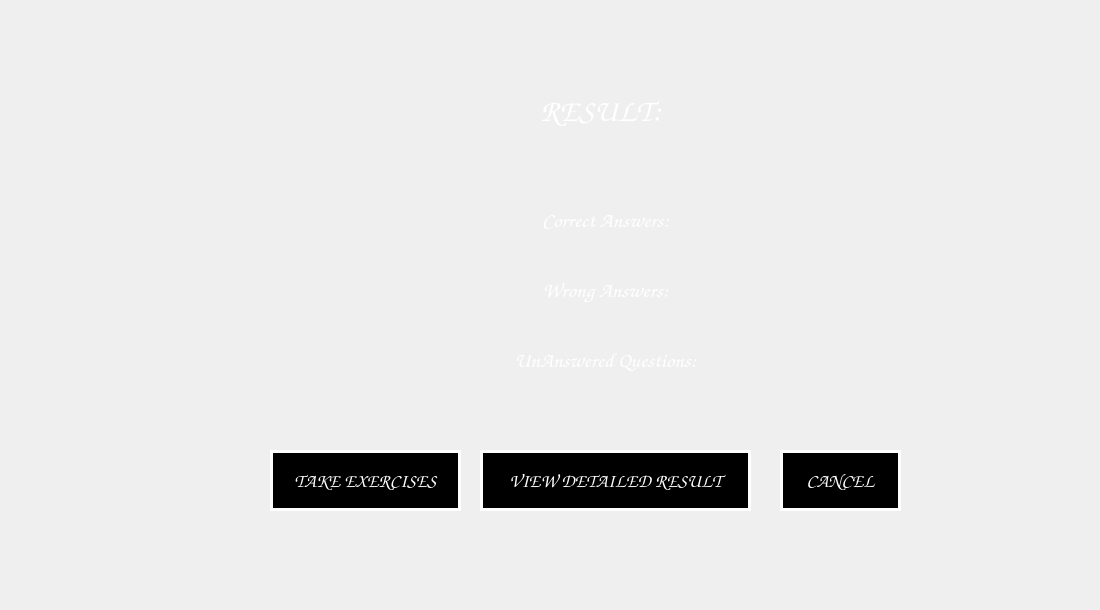
<?xml version="1.0" encoding="UTF-8"?>
<ui version="4.0">
 <class>viewResult</class>
 <widget class="QWidget" name="viewResult">
  <property name="geometry">
   <rect>
    <x>0</x>
    <y>0</y>
    <width>1100</width>
    <height>610</height>
   </rect>
  </property>
  <property name="windowTitle">
   <string>viewResult</string>
  </property>
  <widget class="QLabel" name="username">
   <property name="geometry">
    <rect>
     <x>290</x>
     <y>20</y>
     <width>141</width>
     <height>51</height>
    </rect>
   </property>
   <property name="font">
    <font>
     <family>Comic Sans MS</family>
     <pointsize>18</pointsize>
     <weight>75</weight>
     <bold>true</bold>
    </font>
   </property>
   <property name="styleSheet">
    <string notr="true">color:white;</string>
   </property>
   <property name="text">
    <string/>
   </property>
  </widget>
  <widget class="QLabel" name="label">
   <property name="geometry">
    <rect>
     <x>470</x>
     <y>90</y>
     <width>261</width>
     <height>41</height>
    </rect>
   </property>
   <property name="font">
    <font>
     <family>Comic Sans MS</family>
     <pointsize>24</pointsize>
     <weight>75</weight>
     <bold>true</bold>
    </font>
   </property>
   <property name="styleSheet">
    <string notr="true">color:white;</string>
   </property>
   <property name="text">
    <string>RESULT:</string>
   </property>
   <property name="alignment">
    <set>Qt::AlignCenter</set>
   </property>
  </widget>
  <widget class="QLabel" name="correctAnswers">
   <property name="geometry">
    <rect>
     <x>350</x>
     <y>200</y>
     <width>511</width>
     <height>41</height>
    </rect>
   </property>
   <property name="font">
    <font>
     <family>Comic Sans MS</family>
     <pointsize>16</pointsize>
     <weight>75</weight>
     <bold>true</bold>
    </font>
   </property>
   <property name="styleSheet">
    <string notr="true">color:white;</string>
   </property>
   <property name="text">
    <string>Correct Answers:</string>
   </property>
   <property name="alignment">
    <set>Qt::AlignCenter</set>
   </property>
  </widget>
  <widget class="QLabel" name="wrongAnswers">
   <property name="geometry">
    <rect>
     <x>350</x>
     <y>270</y>
     <width>511</width>
     <height>41</height>
    </rect>
   </property>
   <property name="font">
    <font>
     <family>Comic Sans MS</family>
     <pointsize>16</pointsize>
     <weight>75</weight>
     <bold>true</bold>
    </font>
   </property>
   <property name="styleSheet">
    <string notr="true">color:white;</string>
   </property>
   <property name="text">
    <string>Wrong Answers:</string>
   </property>
   <property name="alignment">
    <set>Qt::AlignCenter</set>
   </property>
  </widget>
  <widget class="QLabel" name="unanswered">
   <property name="geometry">
    <rect>
     <x>350</x>
     <y>340</y>
     <width>511</width>
     <height>41</height>
    </rect>
   </property>
   <property name="font">
    <font>
     <family>Comic Sans MS</family>
     <pointsize>16</pointsize>
     <weight>75</weight>
     <bold>true</bold>
    </font>
   </property>
   <property name="styleSheet">
    <string notr="true">color:white;</string>
   </property>
   <property name="text">
    <string>UnAnswered Questions:</string>
   </property>
   <property name="alignment">
    <set>Qt::AlignCenter</set>
   </property>
  </widget>
  <widget class="QPushButton" name="pushButton">
   <property name="geometry">
    <rect>
     <x>780</x>
     <y>450</y>
     <width>121</width>
     <height>61</height>
    </rect>
   </property>
   <property name="font">
    <font>
     <family>Comic Sans MS</family>
     <pointsize>14</pointsize>
     <weight>75</weight>
     <bold>true</bold>
    </font>
   </property>
   <property name="styleSheet">
    <string notr="true">border-image:none;
color:white;
background-color:inherit;
border:3px solid white;</string>
   </property>
   <property name="text">
    <string>CANCEL</string>
   </property>
  </widget>
  <widget class="QPushButton" name="ViewDetailedResult">
   <property name="geometry">
    <rect>
     <x>480</x>
     <y>450</y>
     <width>271</width>
     <height>61</height>
    </rect>
   </property>
   <property name="font">
    <font>
     <family>Comic Sans MS</family>
     <pointsize>14</pointsize>
     <weight>75</weight>
     <bold>true</bold>
    </font>
   </property>
   <property name="styleSheet">
    <string notr="true">border-image:none;
color:white;
background-color:inherit;
border:3px solid white;</string>
   </property>
   <property name="text">
    <string>VIEW DETAILED RESULT</string>
   </property>
  </widget>
  <widget class="QPushButton" name="takeExerciseButton">
   <property name="geometry">
    <rect>
     <x>270</x>
     <y>450</y>
     <width>191</width>
     <height>61</height>
    </rect>
   </property>
   <property name="font">
    <font>
     <family>Comic Sans MS</family>
     <pointsize>14</pointsize>
     <weight>75</weight>
     <bold>true</bold>
    </font>
   </property>
   <property name="styleSheet">
    <string notr="true">border-image:none;
color:white;
background-color:inherit;
border:3px solid white;</string>
   </property>
   <property name="text">
    <string>TAKE EXERCISES</string>
   </property>
  </widget>
 </widget>
 <layoutdefault spacing="6" margin="11"/>
 <resources/>
 <connections>
  <connection>
   <sender>pushButton</sender>
   <signal>clicked()</signal>
   <receiver>viewResult</receiver>
   <slot>CancelButtonClicked()</slot>
   <hints>
    <hint type="sourcelabel">
     <x>574</x>
     <y>480</y>
    </hint>
    <hint type="destinationlabel">
     <x>459</x>
     <y>525</y>
    </hint>
   </hints>
  </connection>
  <connection>
   <sender>ViewDetailedResult</sender>
   <signal>clicked()</signal>
   <receiver>viewResult</receiver>
   <slot>viewDetailedresultClicked()</slot>
   <hints>
    <hint type="sourcelabel">
     <x>251</x>
     <y>453</y>
    </hint>
    <hint type="destinationlabel">
     <x>172</x>
     <y>455</y>
    </hint>
   </hints>
  </connection>
  <connection>
   <sender>takeExerciseButton</sender>
   <signal>clicked()</signal>
   <receiver>viewResult</receiver>
   <slot>TakeExercisesClicked()</slot>
   <hints>
    <hint type="sourcelabel">
     <x>390</x>
     <y>473</y>
    </hint>
    <hint type="destinationlabel">
     <x>326</x>
     <y>424</y>
    </hint>
   </hints>
  </connection>
 </connections>
 <slots>
  <slot>CancelButtonClicked()</slot>
  <slot>viewDetailedresultClicked()</slot>
  <slot>TakeExercisesClicked()</slot>
 </slots>
</ui>
